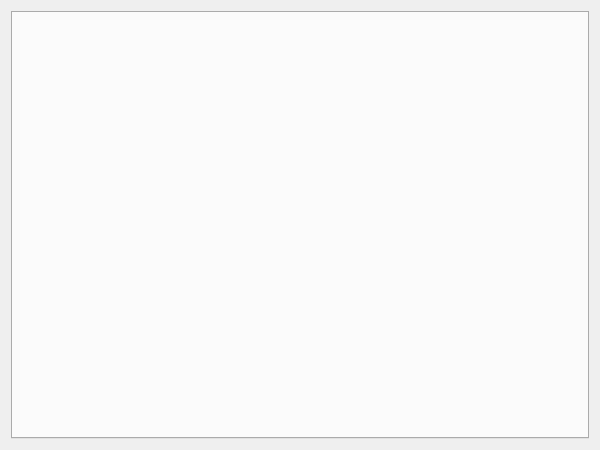
<?xml version="1.0" encoding="UTF-8"?>
<ui version="4.0">
 <class>SettingsWindow</class>
 <widget class="QWidget" name="SettingsWindow">
  <property name="geometry">
   <rect>
    <x>0</x>
    <y>0</y>
    <width>600</width>
    <height>450</height>
   </rect>
  </property>
  <property name="windowTitle">
   <string>Settings</string>
  </property>
  <layout class="QGridLayout" name="gridLayout">
   <item row="0" column="0">
    <widget class="QTabWidget" name="tabWidget">
     <property name="currentIndex">
      <number>-1</number>
     </property>
    </widget>
   </item>
  </layout>
 </widget>
 <resources/>
 <connections/>
</ui>
